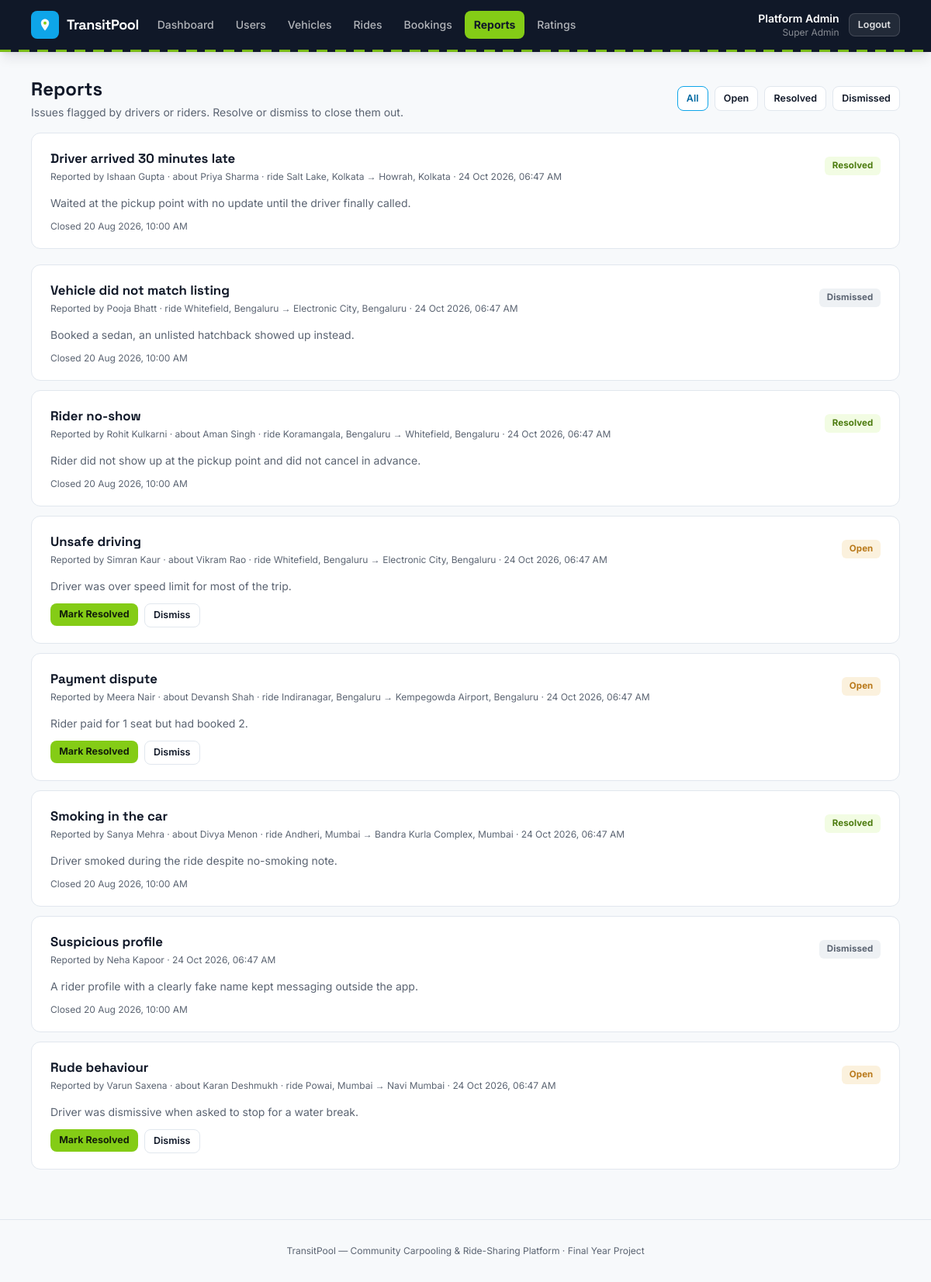
/index.php?route=admin/reports (signed in), run on the app's committed database.
### tables this page shows
CREATE TABLE reports (
    id                INT UNSIGNED AUTO_INCREMENT PRIMARY KEY,
    reporter_id       INT UNSIGNED NOT NULL,
    reported_user_id  INT UNSIGNED NULL,
    ride_id           INT UNSIGNED NULL,
    reason            VARCHAR(150) NOT NULL,
    details           TEXT NULL,
    status            ENUM('open','resolved','dismissed') NOT NULL DEFAULT 'open',
    resolved_by       INT UNSIGNED NULL,
    resolved_at       TIMESTAMP NULL,
    created_at        TIMESTAMP NOT NULL DEFAULT CURRENT_TIMESTAMP,
    CONSTRAINT fk_reports_reporter FOREIGN KEY (reporter_id)      REFERENCES users(id) ON DELETE CASCADE,
    CONSTRAINT fk_reports_reported FOREIGN KEY (reported_user_id) REFERENCES users(id) ON DELETE SET NULL,
    CONSTRAINT fk_reports_ride     FOREIGN KEY (ride_id)          REFERENCES rides(id) ON DELETE SET NULL,
    CONSTRAINT fk_reports_resolver FOREIGN KEY (resolved_by)      REFERENCES users(id) ON DELETE SET NULL,
    INDEX idx_reports_status (status)
);

CREATE TABLE users (
    id         INT UNSIGNED AUTO_INCREMENT PRIMARY KEY,
    name       VARCHAR(120)    NOT NULL,
    email      VARCHAR(150)    NOT NULL UNIQUE,
    phone      VARCHAR(20)     NOT NULL,
    password   VARCHAR(255)    NOT NULL,
    role       ENUM('super_admin','driver','rider') NOT NULL,
    status     ENUM('active','inactive') NOT NULL DEFAULT 'active',
    created_at TIMESTAMP NOT NULL DEFAULT CURRENT_TIMESTAMP
);

CREATE TABLE rides (
    id               INT UNSIGNED AUTO_INCREMENT PRIMARY KEY,
    driver_id        INT UNSIGNED NOT NULL,
    vehicle_id       INT UNSIGNED NOT NULL,
    origin           VARCHAR(120) NOT NULL,
    destination      VARCHAR(120) NOT NULL,
    departure_at     DATETIME NOT NULL,
    seats_total      TINYINT UNSIGNED NOT NULL,
    seats_available  TINYINT UNSIGNED NOT NULL,
    price_per_seat   DECIMAL(8,2) NOT NULL,
    notes            VARCHAR(255) NULL,
    status           ENUM('scheduled','ongoing','completed','cancelled') NOT NULL DEFAULT 'scheduled',
    created_at       TIMESTAMP NOT NULL DEFAULT CURRENT_TIMESTAMP,
    CONSTRAINT fk_rides_driver  FOREIGN KEY (driver_id)  REFERENCES users(id)    ON DELETE CASCADE,
    CONSTRAINT fk_rides_vehicle FOREIGN KEY (vehicle_id) REFERENCES vehicles(id) ON DELETE RESTRICT,
    INDEX idx_rides_driver (driver_id),
    INDEX idx_rides_search (status, departure_at),
    INDEX idx_rides_origin (origin),
    INDEX idx_rides_destination (destination)
);

### app/controllers/AdminController.php (called while the page is built, shortened)
<?php
require_once __DIR__ . '/../models/Report.php';
class AdminController
{
    public function reports(): void
    {
        $status = $_GET['status'] ?? '';
        $reports = Report::all($status);
        require __DIR__ . '/../views/admin/reports.php';
    }
}

### public/index.php (called while the page is built, shortened)
<?php
require_once __DIR__ . '/../core/helpers.php';
require_once __DIR__ . '/../app/models/Report.php';
require_once __DIR__ . '/../app/controllers/AdminController.php';
$router = new Router();
$router->get('login', fn() => (new AuthController())->showLogin());
$router->post('login', fn() => (new AuthController())->login());
$router->get('register', fn() => (new AuthController())->showRegister());
$router->post('register', fn() => (new AuthController())->register());
$router->post('logout', fn() => (new AuthController())->logout());
$router->get('admin/dashboard', fn() => (new AdminController())->dashboard());
$router->get('admin/users', fn() => (new AdminController())->users());
$router->post('admin/users/status', fn() => (new AdminController())->userStatus());
$router->get('admin/vehicles', fn() => (new AdminController())->vehicles());
$router->post('admin/vehicles/status', fn() => (new AdminController())->vehicleStatus());
$router->get('admin/rides', fn() => (new AdminController())->rides());
$router->get('admin/rides/show', fn() => (new AdminController())->rideShow());
$router->post('admin/rides/cancel', fn() => (new AdminController())->rideCancel());
$router->get('admin/bookings', fn() => (new AdminController())->bookings());
$router->get('admin/ratings', fn() => (new AdminController())->ratings());
$router->get('admin/reports', fn() => (new AdminController())->reports());
$router->post('admin/reports/resolve', fn() => (new AdminController())->reportResolve());
$router->get('driver/dashboard', fn() => (new DriverController())->dashboard());
$router->get('driver/vehicles', fn() => (new DriverController())->vehicles());
$router->get('driver/vehicles/new', fn() => (new DriverController())->vehicleNew());
$router->post('driver/vehicles/store', fn() => (new DriverController())->vehicleStore());
$router->get('driver/vehicles/edit', fn() => (new DriverController())->vehicleEdit());
$router->post('driver/vehicles/update', fn() => (new DriverController())->vehicleUpdate());
$router->post('driver/vehicles/deactivate', fn() => (new DriverController())->vehicleDeactivate());
$router->post('driver/vehicles/activate', fn() => (new DriverController())->vehicleActivate());
$router->get('driver/rides', fn() => (new DriverController())->rides());
$router->get('driver/rides/new', fn() => (new DriverController())->rideNew());
$router->post('driver/rides/store', fn() => (new DriverController())->rideStore());
$router->get('driver/rides/edit', fn() => (new DriverController())->rideEdit());
$router->post('driver/rides/update', fn() => (new DriverController())->rideUpdate());
$router->post('driver/rides/cancel', fn() => (new DriverController())->rideCancel());
$router->post('driver/rides/start', fn() => (new DriverController())->rideStart());
$router->post('driver/rides/complete', fn() => (new DriverController())->rideComplete());
$router->get('driver/rides/roster', fn() => (new DriverController())->roster());
$router->get('driver/rides/rate', fn() => (new DriverController())->rateRiders());
$router->post('driver/ratings/store', fn() => (new DriverController())->rateRiderStore());
$router->get('driver/profile', fn() => (new DriverController())->profile());
$router->get('rider/dashboard', fn() => (new RiderController())->dashboard());
$router->get('rider/search', fn() => (new RiderController())->search());
$router->get('rider/rides/show', fn() => (new RiderController())->rideShow());
$router->post('rider/bookings/store', fn() => (new RiderController())->bookingStore());
$router->get('rider/bookings', fn() => (new RiderController())->bookings());
$router->post('rider/bookings/cancel', fn() => (new RiderController())->bookingCancel());
$router->get('rider/rides/rate', fn() => (new RiderController())->rateDriver());
$router->post('rider/ratings/store', fn() => (new RiderController())->rateDriverStore());
$router->get('rider/profile', fn() => (new RiderController())->profile());
$router->get('reports/new', fn() => (new ReportController())->newForm());
$router->post('reports/store', fn() => (new ReportController())->store());
$route = $_GET['route'] ?? '';
$router->dispatch($_SERVER['REQUEST_METHOD'], $route);

### core/Router.php (called while the page is built, shortened)
<?php
class Router
{
    private array $routes = ['GET' => [], 'POST' => []];
    public function get(string $route, callable $handler): void
    {
        $this->routes['GET'][$route] = $handler;
    }
    public function post(string $route, callable $handler): void
    {
        $this->routes['POST'][$route] = $handler;
    }
    public function dispatch(string $method, string $route): void
    {
        $handler = $this->routes[$method][$route] ?? null;
        try {
            $handler();
        } catch (Throwable $e) {
            error_log($e->getMessage());
            http_response_code(500);
            require __DIR__ . '/../app/views/errors/500.php';
        }
    }
}

### app/models/Report.php (called while the page is built, shortened)
<?php
class Report
{
    public static function all(string $status = ''): array
    {
        $pdo = Database::connect();
        $sql = "SELECT rp.*, u.name AS reporter_name, ru.name AS reported_name, r.origin, r.destination
                FROM reports rp
                JOIN users u ON u.id = rp.reporter_id
                LEFT JOIN users ru ON ru.id = rp.reported_user_id
                LEFT JOIN rides r ON r.id = rp.ride_id";
        $params = [];
        $sql .= ' ORDER BY rp.created_at DESC';
        $stmt = $pdo->prepare($sql);
        $stmt->execute($params);
        return $stmt->fetchAll();
    }
}

### core/helpers.php (called while the page is built, shortened)
<?php
function e(?string $value): string
{
    return htmlspecialchars($value ?? '', ENT_QUOTES, 'UTF-8');
}
function format_datetime(?string $datetime): string
{
    $ts = strtotime($datetime);
    return $ts === false ? '-' : date('d M Y, h:i A', $ts);
}
function status_badge_class(string $status): string
{
    return match ($status) {
        'active', 'confirmed', 'completed', 'resolved', 'scheduled' => 'badge-lime',
        'ongoing' => 'badge-sky',
        'inactive', 'cancelled', 'dismissed' => 'badge-slate',
        'open' => 'badge-amber',
        default => 'badge-slate',
    };
}

### app/views/admin/reports.php (the view, shortened to what this page needs)
<?php $pageTitle = 'Reports'; require __DIR__ . '/../partials/header.php'; require __DIR__ . '/../partials/navbar.php'; ?>
<main class="max-w-6xl mx-auto px-4 py-8">
    <div class="card-head">
        <div>
            <h1 class="font-display text-2xl font-bold">Reports</h1>
            <p class="text-slateink text-sm mt-1">Issues flagged by drivers or riders. Resolve or dismiss to close them out.</p>
        </div>
        <div class="flex gap-2 text-sm">
            <?php $current = $_GET['status'] ?? ''; ?>
            <a href="/index.php?route=admin/reports" class="btn-secondary btn-sm <?= $current === '' ? 'border-sky text-sky-dark' : '' ?>">All</a>
            <a href="/index.php?route=admin/reports&status=open" class="btn-secondary btn-sm <?= $current === 'open' ? 'border-sky text-sky-dark' : '' ?>">Open</a>
            <a href="/index.php?route=admin/reports&status=resolved" class="btn-secondary btn-sm <?= $current === 'resolved' ? 'border-sky text-sky-dark' : '' ?>">Resolved</a>
            <a href="/index.php?route=admin/reports&status=dismissed" class="btn-secondary btn-sm <?= $current === 'dismissed' ? 'border-sky text-sky-dark' : '' ?>">Dismissed</a>
        </div>
    </div>
    <div class="space-y-3">
        <?php foreach ($reports as $r): ?>
            <div class="card">
                <div class="card-head">
                    <div>
                        <h2 class="text-base"><?= e($r['reason']) ?></h2>
                        <p class="text-slateink text-xs mt-1">
                            Reported by <?= e($r['reporter_name']) ?>
                            <?php if ($r['reported_name']): ?> &middot; about <?= e($r['reported_name']) ?><?php endif; ?>
                            <?php if ($r['origin']): ?> &middot; ride <?= e($r['origin']) ?> &rarr; <?= e($r['destination']) ?><?php endif; ?>
                            &middot; <?= format_datetime($r['created_at']) ?>
                        </p>
                    </div>
                    <span class="badge <?= status_badge_class($r['status']) ?>"><?= e(ucfirst($r['status'])) ?></span>
                </div>
                <?php if (!empty($r['details'])): ?><p class="text-sm text-slateink mb-3"><?= e($r['details']) ?></p><?php endif; ?>
                <?php if ($r['status'] === 'open'): ?>
                    <div class="flex gap-2">
                        <form method="POST" action="/index.php?route=admin/reports/resolve">
                            <button type="submit" class="btn-accent btn-sm">Mark Resolved</button>
                        </form>
                        <form method="POST" action="/index.php?route=admin/reports/resolve">
                            <button type="submit" class="btn-secondary btn-sm">Dismiss</button>
                        </form>
                    </div>
                <?php else: ?>
                    <p class="text-xs text-slateink">Closed <?= format_datetime($r['resolved_at']) ?></p>
                <?php endif; ?>
            </div>
        <?php endforeach; ?>
    </div>
</main>
<?php require __DIR__ . '/../partials/footer.php'; ?>

### public/assets/css/style.css (style rules this page uses)
* { box-sizing: border-box; }
h1, h2, h3, h4, .font-display { font-family: 'Space Grotesk', 'Inter', sans-serif; }
.card { background: #fff; border: 1px solid var(--line, #E1E7EE); border-radius: 12px; padding: 1.25rem 1.5rem; margin-bottom: 1.25rem; }
.card-head { display: flex; align-items: center; justify-content: space-between; gap: 1rem; margin-bottom: 1rem; flex-wrap: wrap; }
.card-head h2 { font-size: 1.05rem; font-weight: 700; }
.btn-accent { background: #84CC16; color: #14210A; border-radius: 8px; padding: 0.55rem 1.15rem; font-weight: 700; font-size: 0.88rem; display: inline-flex; align-items: center; justify-content: center; gap: .4rem; border: none; cursor: pointer; }
.btn-secondary { background: #fff; color: #101828; border: 1px solid #E1E7EE; border-radius: 8px; padding: 0.55rem 1.15rem; font-weight: 600; font-size: 0.88rem; display: inline-flex; align-items: center; justify-content: center; gap: .4rem; cursor: pointer; }
.btn-sm { padding: 0.32rem 0.7rem; font-size: 0.78rem; }
.badge { display:inline-flex; align-items:center; padding: 0.2rem 0.6rem; border-radius: 6px; font-size: 0.72rem; font-weight: 700; letter-spacing: 0.01em; }
.badge-lime { background: #F2FCE3; color: #4D7C0F; }
.badge-amber { background: #FBF1DD; color: #B9791A; }
.badge-slate { background: #EEF1F4; color: #5B6472; }

### data on the page
reports: reason "Driver arrived 30 minutes late", reporter.name "Ishaan Gupta", reported_user.name "Priya Sharma", ride.origin "Salt Lake, Kolkata", ride.destination "Howrah, Kolkata", created_at "24 Oct 2026, 06:47 AM", status "Resolved", details "Waited at the pickup point with no update until the driver finally called.", resolved_at "20 Aug 2026, 10:00 AM"
reports: reason "Vehicle did not match listing", reporter.name "Pooja Bhatt", ride.origin "Whitefield, Bengaluru", ride.destination "Electronic City, Bengaluru", created_at "24 Oct 2026, 06:47 AM", status "Dismissed", details "Booked a sedan, an unlisted hatchback showed up instead.", resolved_at "20 Aug 2026, 10:00 AM"
reports: reason "Rider no-show", reporter.name "Rohit Kulkarni", reported_user.name "Aman Singh", ride.origin "Koramangala, Bengaluru", ride.destination "Whitefield, Bengaluru", created_at "24 Oct 2026, 06:47 AM", status "Resolved", details "Rider did not show up at the pickup point and did not cancel in advance.", resolved_at "20 Aug 2026, 10:00 AM"
reports: reason "Unsafe driving", reporter.name "Simran Kaur", reported_user.name "Vikram Rao", ride.origin "Whitefield, Bengaluru", ride.destination "Electronic City, Bengaluru", created_at "24 Oct 2026, 06:47 AM", status "Open", details "Driver was over speed limit for most of the trip."
reports: reason "Payment dispute", reporter.name "Meera Nair", reported_user.name "Devansh Shah", ride.origin "Indiranagar, Bengaluru", ride.destination "Kempegowda Airport, Bengaluru", created_at "24 Oct 2026, 06:47 AM", status "Open", details "Rider paid for 1 seat but had booked 2."
reports: reason "Smoking in the car", reporter.name "Sanya Mehra", reported_user.name "Divya Menon", ride.origin "Andheri, Mumbai", ride.destination "Bandra Kurla Complex, Mumbai", created_at "24 Oct 2026, 06:47 AM", status "Resolved", details "Driver smoked during the ride despite no-smoking note.", resolved_at "20 Aug 2026, 10:00 AM"
reports: reason "Suspicious profile", reporter.name "Neha Kapoor", created_at "24 Oct 2026, 06:47 AM", status "Dismissed", details "A rider profile with a clearly fake name kept messaging outside the app.", resolved_at "20 Aug 2026, 10:00 AM"
reports: reason "Rude behaviour", reporter.name "Varun Saxena", reported_user.name "Karan Deshmukh", ride.origin "Powai, Mumbai", ride.destination "Navi Mumbai", created_at "24 Oct 2026, 06:47 AM", status "Open", details "Driver was dismissive when asked to stop for a water break."

### other printed values
$label "Dashboard"
$label "Users"
$label "Vehicles"
$label "Rides"
$label "Bookings"
$label "Reports"
$label "Ratings"
Auth::name() "Platform Admin"
str_replace('_', ' ', $role ?? '') "Super Admin"
